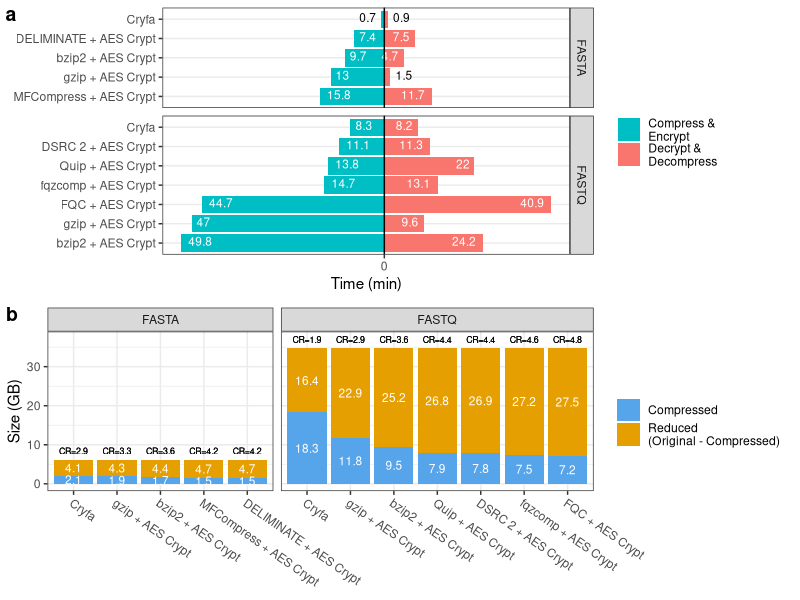

R code for this plot:
library(ggplot2)
library(ggpubr)
library(desc)

# Set theme
theme_set(theme_bw())

# Set output file
file_out <- "cryfa_comp_enc.png"

# Data
## Data for time
time_data <- rbind(
  c("a", "MFCompress + AES Crypt", 15.8, "FASTA", "enc"),
  c("a", "MFCompress + AES Crypt", 11.7, "FASTA", "dec"),
  c("b", "gzip + AES Crypt", 13.0, "FASTA", "enc"),
  c("b", "gzip + AES Crypt", 1.5, "FASTA", "dec"),
  c("c", "bzip2 + AES Crypt", 9.7, "FASTA", "enc"),
  c("c", "bzip2 + AES Crypt", 4.7, "FASTA", "dec"),
  c("d", "DELIMINATE + AES Crypt", 7.4, "FASTA", "enc"),
  c("d", "DELIMINATE + AES Crypt", 7.5, "FASTA", "dec"),
  c("e", "Cryfa", 0.7, "FASTA", "enc"),
  c("e", "Cryfa", 0.9, "FASTA", "dec"),
  c("f", "bzip2 + AES Crypt", 49.8, "FASTQ", "enc"),
  c("f", "bzip2 + AES Crypt", 24.2, "FASTQ", "dec"),
  c("g", "gzip + AES Crypt", 47.0, "FASTQ", "enc"),
  c("g", "gzip + AES Crypt", 9.6, "FASTQ", "dec"),
  c("h", "FQC + AES Crypt", 44.7, "FASTQ", "enc"),
  c("h", "FQC + AES Crypt", 40.9, "FASTQ", "dec"),
  c("i", "fqzcomp + AES Crypt", 14.7, "FASTQ", "enc"),
  c("i", "fqzcomp + AES Crypt", 13.1, "FASTQ", "dec"),
  c("j", "Quip + AES Crypt", 13.8, "FASTQ", "enc"),
  c("j", "Quip + AES Crypt", 22.0, "FASTQ", "dec"),
  c("k", "DSRC 2 + AES Crypt", 11.1, "FASTQ", "enc"),
  c("k", "DSRC 2 + AES Crypt", 11.3, "FASTQ", "dec"),
  c("l", "Cryfa", 8.3, "FASTQ", "enc"),
  c("l", "Cryfa", 8.2, "FASTQ", "dec")
)

df_time <- data.frame(
  order = time_data[, 1],
  method = time_data[, 2],
  time = as.numeric(time_data[, 3]),
  format = time_data[, 4],
  state = time_data[, 5]
)
df_time <- df_time %>%
  mutate(lab_ypos = ifelse(state == "enc", -time, time)) %>%
  mutate(time = ifelse(state == "enc", -time, time))

## Data for size
size_data <- rbind(
  c("a", "Cryfa", "FASTA", 2163, "Compressed", 6327, 2.9),
  c("a", "Cryfa", "FASTA", 4164, "Reduced", 6327, 2.9),
  c("b", "gzip + AES Crypt", "FASTA", 1922, "Compressed", 6327, 3.3),
  c("b", "gzip + AES Crypt", "FASTA", 4405, "Reduced", 6327, 3.3),
  c("c", "bzip2 + AES Crypt", "FASTA", 1778, "Compressed", 6327, 3.6),
  c("c", "bzip2 + AES Crypt", "FASTA", 4549, "Reduced", 6327, 3.6),
  c("d", "MFCompress + AES Crypt", "FASTA", 1495, "Compressed", 6327, 4.2),
  c("d", "MFCompress + AES Crypt", "FASTA", 4832, "Reduced", 6327, 4.2),
  c("e", "DELIMINATE + AES Crypt", "FASTA", 1509, "Compressed", 6327, 4.2),
  c("e", "DELIMINATE + AES Crypt", "FASTA", 4818, "Reduced", 6327, 4.2),
  c("f", "Cryfa", "FASTQ", 18706, "Compressed", 35542, 1.9),
  c("f", "Cryfa", "FASTQ", 16836, "Reduced", 35542, 1.9),
  c("h", "bzip2 + AES Crypt", "FASTQ", 9741, "Compressed", 35542, 3.6),
  c("h", "bzip2 + AES Crypt", "FASTQ", 25801, "Reduced", 35542, 3.6),
  c("l", "FQC + AES Crypt", "FASTQ", 7363, "Compressed", 35542, 4.8),
  c("l", "FQC + AES Crypt", "FASTQ", 28179, "Reduced", 35542, 4.8),
  c("g", "gzip + AES Crypt", "FASTQ", 12116, "Compressed", 35542, 2.9),
  c("g", "gzip + AES Crypt", "FASTQ", 23426, "Reduced", 35542, 2.9),
  c("k", "fqzcomp + AES Crypt", "FASTQ", 7673, "Compressed", 35542, 4.6),
  c("k", "fqzcomp + AES Crypt", "FASTQ", 27869, "Reduced", 35542, 4.6),
  c("i", "Quip + AES Crypt", "FASTQ", 8086, "Compressed", 35542, 4.4),
  c("i", "Quip + AES Crypt", "FASTQ", 27456, "Reduced", 35542, 4.4),
  c("j", "DSRC 2 + AES Crypt", "FASTQ", 8004, "Compressed", 35542, 4.4),
  c("j", "DSRC 2 + AES Crypt", "FASTQ", 27538, "Reduced", 35542, 4.4)
)

df_size <- data.frame(
  order = size_data[, 1],
  method = size_data[, 2],
  format = size_data[, 3],
  size = as.numeric(size_data[, 4]) / 1024,
  state = factor(size_data[, 5], levels = c("Reduced", "Compressed")),
  total.size = as.numeric(size_data[, 6]) / 1024,
  ratio = as.numeric(size_data[, 7])
)
df_size <- df_size %>%
  group_by(method, format) %>%
  mutate(lab_ypos = cumsum(size) - 0.5 * size)

# Plot
a <- ggplot(df_time, aes(x = order, y = time, fill = state)) +
  geom_col() +
  coord_flip() +
  facet_grid(format ~ ., scales = "free", space = "free") +
  geom_text(
    aes(
      y = lab_ypos,
      label = ifelse(state == "enc", -round(time, 1), round(time, 1))
    ),
    size = 3,
    color = ifelse(df_time$format == "FASTA" &
      (
        df_time$method == "Cryfa" |
          (df_time$method == "gzip + AES Crypt" & df_time$state == "dec")
      ),
    "black",
    "white"
    ),
    vjust = 0.3,
    hjust = ifelse(
      df_time$state == "enc",
      ifelse(df_time$format == "FASTA" & df_time$method == "Cryfa", 1.3, -0.3),
      ifelse(
        df_time$format == "FASTA" &
          df_time$method %in% c("Cryfa", "gzip + AES Crypt"),
        -0.3,
        1.3
      )
    )
  ) +
  ylab("Time (min)") +
  theme(axis.title.y = element_blank(), legend.position = "right") +
  scale_fill_discrete(
    name = "",
    breaks = c("enc", "dec"),
    labels = c(
      "Compress &\nEncrypt                           ",
      "Decrypt &\nDecompress"
    )
  ) +
  scale_y_continuous(breaks = c(0), labels = c(0)) +
  scale_x_discrete(breaks = df_time$order, labels = df_time$method) +
  geom_hline(yintercept = 0)

b <- ggplot(
  df_size,
  aes(x = order, y = size, fill = state)
) +
  geom_blank(aes(x = order, y = size * 1.35)) +
  geom_col() +
  geom_text(
    aes(label = round(size, digits = 1)),
    position = position_stack(0.5),
    size = 3,
    color = "white"
  ) +
  geom_text(
    aes(y = total.size, label = paste0("CR=", round(ratio, digits = 1))),
    vjust = -0.75,
    size = 2.25
  ) +
  theme(
    axis.title.x = element_blank(),
    axis.text.x = element_text(angle = -35, hjust = 0),
    legend.position = "right"
  ) +
  ylab("Size (GB)") +
  scale_x_discrete(breaks = df_size$order, labels = df_size$method) +
  scale_fill_manual(
    name = "",
    breaks = c("Compressed", "Reduced"),
    labels = c("Compressed", "Reduced\n(Original - Compressed)"),
    values = c("#56a4e9", "#E69F00")
  ) +
  facet_grid(. ~ format, scales = "free", space = "free")

# Save plot
plot <- ggarrange(a, b, labels = c("a", "b"), nrow = 2)
ggsave(file_out, plot = plot, height = 8, width = 8)
